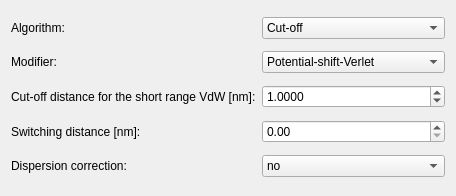
<?xml version="1.0" encoding="UTF-8"?>
<ui version="4.0">
 <class>WizardPage</class>
 <widget class="QWizardPage" name="WizardPage">
  <property name="geometry">
   <rect>
    <x>0</x>
    <y>0</y>
    <width>456</width>
    <height>196</height>
   </rect>
  </property>
  <property name="windowTitle">
   <string>WizardPage</string>
  </property>
  <property name="title">
   <string>Van der Waals</string>
  </property>
  <property name="subTitle">
   <string>Van der Waals interactions</string>
  </property>
  <layout class="QGridLayout" name="gridLayout">
   <item row="0" column="0">
    <widget class="QLabel" name="label_35">
     <property name="text">
      <string>Algorithm:</string>
     </property>
     <property name="buddy">
      <cstring>vdwtypeComboBox</cstring>
     </property>
    </widget>
   </item>
   <item row="0" column="1">
    <widget class="QComboBox" name="vdwtypeComboBox">
     <item>
      <property name="text">
       <string>Cut-off</string>
      </property>
     </item>
     <item>
      <property name="text">
       <string>PME</string>
      </property>
     </item>
     <item>
      <property name="text">
       <string>Shift</string>
      </property>
     </item>
     <item>
      <property name="text">
       <string>Switch</string>
      </property>
     </item>
    </widget>
   </item>
   <item row="1" column="0">
    <widget class="QLabel" name="label_36">
     <property name="text">
      <string>Modifier:</string>
     </property>
     <property name="buddy">
      <cstring>vdw_modifierComboBox</cstring>
     </property>
    </widget>
   </item>
   <item row="1" column="1">
    <widget class="QComboBox" name="vdw_modifierComboBox">
     <item>
      <property name="text">
       <string>Potential-shift-Verlet</string>
      </property>
     </item>
     <item>
      <property name="text">
       <string>Potential-shift</string>
      </property>
     </item>
     <item>
      <property name="text">
       <string>None</string>
      </property>
     </item>
     <item>
      <property name="text">
       <string>Force-switch</string>
      </property>
     </item>
     <item>
      <property name="text">
       <string>Potential-switch</string>
      </property>
     </item>
    </widget>
   </item>
   <item row="2" column="0">
    <widget class="QLabel" name="label_37">
     <property name="text">
      <string>Cut-off distance for the short range VdW [nm]:</string>
     </property>
     <property name="buddy">
      <cstring>rvdwDoubleSpinBox</cstring>
     </property>
    </widget>
   </item>
   <item row="2" column="1">
    <widget class="QDoubleSpinBox" name="rvdwDoubleSpinBox">
     <property name="decimals">
      <number>4</number>
     </property>
     <property name="maximum">
      <double>99999999.000000000000000</double>
     </property>
     <property name="value">
      <double>1.000000000000000</double>
     </property>
    </widget>
   </item>
   <item row="3" column="0">
    <widget class="QLabel" name="label_38">
     <property name="text">
      <string>Switching distance [nm]:</string>
     </property>
     <property name="buddy">
      <cstring>rvdw_switchDoubleSpinBox</cstring>
     </property>
    </widget>
   </item>
   <item row="3" column="1">
    <widget class="QDoubleSpinBox" name="rvdw_switchDoubleSpinBox">
     <property name="maximum">
      <double>9999999999.000000000000000</double>
     </property>
    </widget>
   </item>
   <item row="4" column="0">
    <widget class="QLabel" name="label_39">
     <property name="text">
      <string>Dispersion correction:</string>
     </property>
     <property name="buddy">
      <cstring>dispcorrComboBox</cstring>
     </property>
    </widget>
   </item>
   <item row="4" column="1">
    <widget class="QComboBox" name="dispcorrComboBox">
     <item>
      <property name="text">
       <string>no</string>
      </property>
     </item>
     <item>
      <property name="text">
       <string>EnerPres</string>
      </property>
     </item>
     <item>
      <property name="text">
       <string>Ener</string>
      </property>
     </item>
    </widget>
   </item>
  </layout>
 </widget>
 <resources/>
 <connections/>
</ui>
